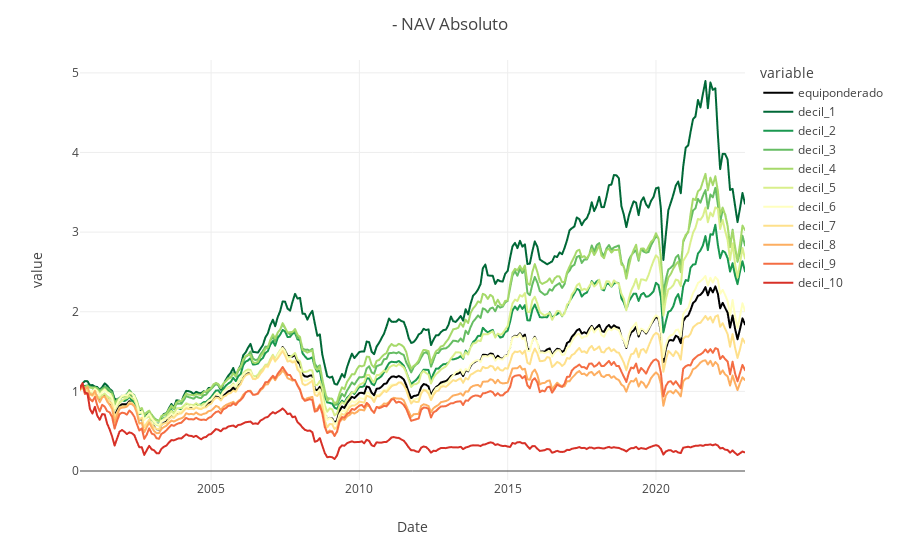

The code cell stored with this chart in its notebook:
### Code cell
pl.plot_NAV_absoluto(done_momentum_6mo)

### Figure 1 — Plotly figure (JSON) as saved in the notebook; plotly's stock layout.template omitted (floating-point values rounded to 4 significant figures; data arrays with more than 128 entries replaced by an {"elided": "..."} marker saying what was removed)
{"data": [{"hovertemplate": "variable=equiponderado<br>index=%{x}<br>value=%{y}<extra></extra>", "legendgroup": "equiponderado", "line": {"color": "#000000", "dash": "solid"}, "marker": {"symbol": "circle"}, "mode": "lines", "name": "equiponderado", "showlegend": true, "type": "scattergl", "x": {"elided": "270 str values"}, "xaxis": "x", "y": {"elided": "270 float values"}, "yaxis": "y"}, {"hovertemplate": "variable=decil_1<br>index=%{x}<br>value=%{y}<extra></extra>", "legendgroup": "decil_1", "line": {"color": "rgb(0,104,55)", "dash": "solid"}, "marker": {"symbol": "circle"}, "mode": "lines", "name": "decil_1", "showlegend": true, "type": "scattergl", "x": {"elided": "270 str values"}, "xaxis": "x", "y": {"elided": "270 float values"}, "yaxis": "y"}, {"hovertemplate": "variable=decil_2<br>index=%{x}<br>value=%{y}<extra></extra>", "legendgroup": "decil_2", "line": {"color": "rgb(26,152,80)", "dash": "solid"}, "marker": {"symbol": "circle"}, "mode": "lines", "name": "decil_2", "showlegend": true, "type": "scattergl", "x": {"elided": "270 str values"}, "xaxis": "x", "y": {"elided": "270 float values"}, "yaxis": "y"}, {"hovertemplate": "variable=decil_3<br>index=%{x}<br>value=%{y}<extra></extra>", "legendgroup": "decil_3", "line": {"color": "rgb(102,189,99)", "dash": "solid"}, "marker": {"symbol": "circle"}, "mode": "lines", "name": "decil_3", "showlegend": true, "type": "scattergl", "x": {"elided": "270 str values"}, "xaxis": "x", "y": {"elided": "270 float values"}, "yaxis": "y"}, {"hovertemplate": "variable=decil_4<br>index=%{x}<br>value=%{y}<extra></extra>", "legendgroup": "decil_4", "line": {"color": "rgb(166,217,106)", "dash": "solid"}, "marker": {"symbol": "circle"}, "mode": "lines", "name": "decil_4", "showlegend": true, "type": "scattergl", "x": {"elided": "270 str values"}, "xaxis": "x", "y": {"elided": "270 float values"}, "yaxis": "y"}, {"hovertemplate": "variable=decil_5<br>index=%{x}<br>value=%{y}<extra></extra>", "legendgroup": "decil_5", "line": {"color": "rgb(217,239,139)", "dash": "solid"}, "marker": {"symbol": "circle"}, "mode": "lines", "name": "decil_5", "showlegend": true, "type": "scattergl", "x": {"elided": "270 str values"}, "xaxis": "x", "y": {"elided": "270 float values"}, "yaxis": "y"}, {"hovertemplate": "variable=decil_6<br>index=%{x}<br>value=%{y}<extra></extra>", "legendgroup": "decil_6", "line": {"color": "rgb(255,255,191)", "dash": "solid"}, "marker": {"symbol": "circle"}, "mode": "lines", "name": "decil_6", "showlegend": true, "type": "scattergl", "x": {"elided": "270 str values"}, "xaxis": "x", "y": {"elided": "270 float values"}, "yaxis": "y"}, {"hovertemplate": "variable=decil_7<br>index=%{x}<br>value=%{y}<extra></extra>", "legendgroup": "decil_7", "line": {"color": "rgb(254,224,139)", "dash": "solid"}, "marker": {"symbol": "circle"}, "mode": "lines", "name": "decil_7", "showlegend": true, "type": "scattergl", "x": {"elided": "270 str values"}, "xaxis": "x", "y": {"elided": "270 float values"}, "yaxis": "y"}, {"hovertemplate": "variable=decil_8<br>index=%{x}<br>value=%{y}<extra></extra>", "legendgroup": "decil_8", "line": {"color": "rgb(253,174,97)", "dash": "solid"}, "marker": {"symbol": "circle"}, "mode": "lines", "name": "decil_8", "showlegend": true, "type": "scattergl", "x": {"elided": "270 str values"}, "xaxis": "x", "y": {"elided": "270 float values"}, "yaxis": "y"}, {"hovertemplate": "variable=decil_9<br>index=%{x}<br>value=%{y}<extra></extra>", "legendgroup": "decil_9", "line": {"color": "rgb(244,109,67)", "dash": "solid"}, "marker": {"symbol": "circle"}, "mode": "lines", "name": "decil_9", "showlegend": true, "type": "scattergl", "x": {"elided": "270 str values"}, "xaxis": "x", "y": {"elided": "270 float values"}, "yaxis": "y"}, {"hovertemplate": "variable=decil_10<br>index=%{x}<br>value=%{y}<extra></extra>", "legendgroup": "decil_10", "line": {"color": "rgb(215,48,39)", "dash": "solid"}, "marker": {"symbol": "circle"}, "mode": "lines", "name": "decil_10", "showlegend": true, "type": "scattergl", "x": {"elided": "270 str values"}, "xaxis": "x", "y": {"elided": "270 float values"}, "yaxis": "y"}], "layout": {"hovermode": "x unified", "legend": {"title": {"text": "variable"}, "tracegroupgap": 0}, "margin": {"t": 60}, "title": {"text": " - NAV Absoluto"}, "xaxis": {"anchor": "y", "domain": [0, 1], "title": {"text": "Date"}}, "yaxis": {"anchor": "x", "domain": [0, 1], "title": {"text": "value"}}}}
